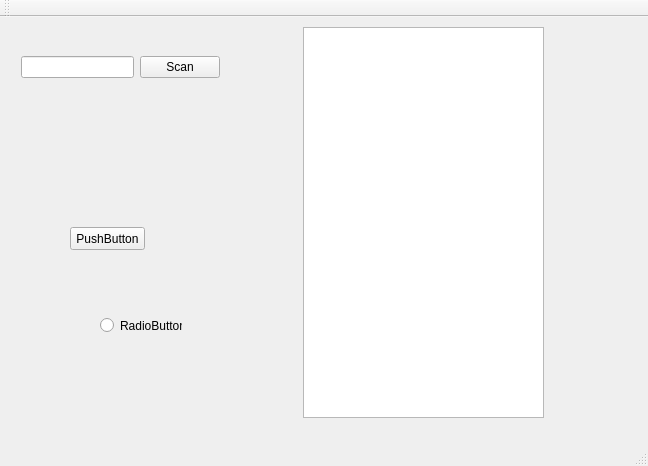
<?xml version="1.0" encoding="UTF-8"?>
<ui version="4.0">
 <class>S</class>
 <widget class="QMainWindow" name="S">
  <property name="geometry">
   <rect>
    <x>0</x>
    <y>0</y>
    <width>648</width>
    <height>466</height>
   </rect>
  </property>
  <property name="windowTitle">
   <string>Compiler Scanner</string>
  </property>
  <widget class="QWidget" name="centralWidget">
   <widget class="QWidget" name="horizontalLayoutWidget">
    <property name="geometry">
     <rect>
      <x>10</x>
      <y>10</y>
      <width>221</width>
      <height>80</height>
     </rect>
    </property>
    <layout class="QHBoxLayout" name="horizontalLayout">
     <item>
      <widget class="QLineEdit" name="path_text"/>
     </item>
     <item>
      <widget class="QPushButton" name="pushButton">
       <property name="text">
        <string>Scan</string>
       </property>
      </widget>
     </item>
    </layout>
   </widget>
   <widget class="QPlainTextEdit" name="out_text">
    <property name="enabled">
     <bool>true</bool>
    </property>
    <property name="geometry">
     <rect>
      <x>303</x>
      <y>10</y>
      <width>241</width>
      <height>391</height>
     </rect>
    </property>
   </widget>
   <widget class="QPushButton" name="pushButton_2">
    <property name="geometry">
     <rect>
      <x>70</x>
      <y>210</y>
      <width>75</width>
      <height>23</height>
     </rect>
    </property>
    <property name="text">
     <string>PushButton</string>
    </property>
   </widget>
   <widget class="QRadioButton" name="radioButton">
    <property name="geometry">
     <rect>
      <x>100</x>
      <y>300</y>
      <width>82</width>
      <height>17</height>
     </rect>
    </property>
    <property name="text">
     <string>RadioButton</string>
    </property>
   </widget>
  </widget>
  <widget class="QMenuBar" name="menuBar">
   <property name="geometry">
    <rect>
     <x>0</x>
     <y>0</y>
     <width>648</width>
     <height>21</height>
    </rect>
   </property>
  </widget>
  <widget class="QToolBar" name="mainToolBar">
   <attribute name="toolBarArea">
    <enum>TopToolBarArea</enum>
   </attribute>
   <attribute name="toolBarBreak">
    <bool>false</bool>
   </attribute>
  </widget>
  <widget class="QStatusBar" name="statusBar"/>
 </widget>
 <layoutdefault spacing="6" margin="11"/>
 <resources/>
 <connections/>
</ui>
